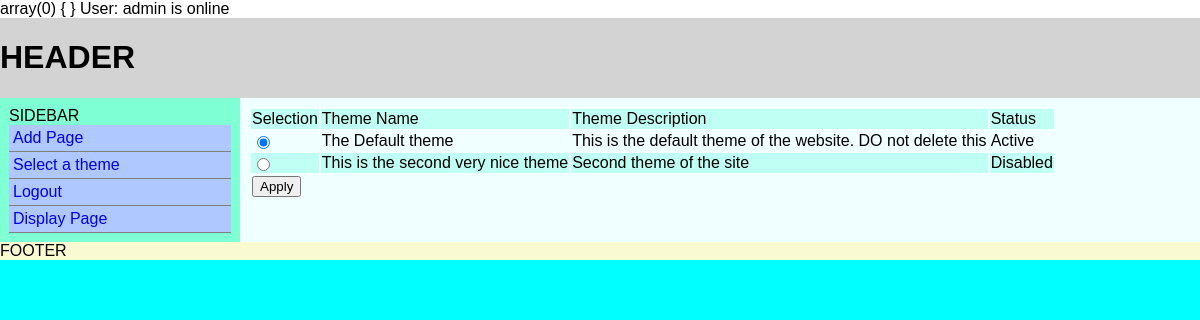
Before: /index.php?q=select/theme (signed in) with the older database file.
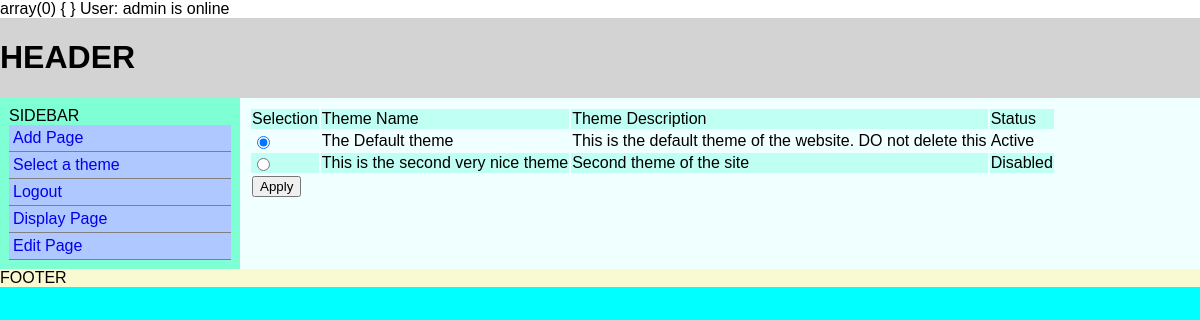
After: the same page with the newer database file.
### tables this page shows
CREATE TABLE IF NOT EXISTS `routes` (
  `routeid` int(11) NOT NULL AUTO_INCREMENT,
  `action` varchar(100) NOT NULL,
  `type` varchar(100) DEFAULT NULL,
  `id` tinyint(1) DEFAULT NULL,
  `mod_name` varchar(256) NOT NULL,
  `mod_real_name` varchar(256) NOT NULL,
  `mod_desc` mediumtext NOT NULL,
  `status` tinyint(1) NOT NULL,
  `tier` tinyint(4) NOT NULL,
  PRIMARY KEY (`routeid`)
);

CREATE TABLE IF NOT EXISTS `themes` (
  `tid` int(11) NOT NULL AUTO_INCREMENT,
  `theme_machine_name` varchar(255) DEFAULT NULL,
  `theme_display_name` varchar(255) DEFAULT NULL,
  `theme_desc` text NOT NULL,
  `status` tinyint(1) DEFAULT NULL,
  PRIMARY KEY (`tid`)
);

### includes/classes/class_router.php (called while the page is built, shortened)
<?php
class Router
{
    public static function RunModule(URL $url)
    {
        $db  = new DB();
        $mod_name = $db->GetModuleFromDB($url);
        $file_path = 'modules/'.$mod_name.'/'.$mod_name.".php";
        if (is_readable($file_path))
        {
            if (is_callable($mod_name,True))
            {
                call_user_func($mod_name);
                return True;
            }
        }
        return False;
    }
}
?>

### index.php (called while the page is built, shortened)
<?php
include ("includes/bootstrap.php");
boot();
?>

### includes/classes/class_db.php (called while the page is built, shortened)
<?php
class DB
{
    protected $dbo;
    public function __construct()
    {
        try {
            $this->dbo = new PDO("mysql:host=" . DB_HOST . ";dbname=" . DB_NAME, DB_USER, DB_PASSWORD);
        }
        catch(PDOException $e)
        {
            $this->dbo = $e->errorInfo;
        }
    }
    public function GetActiveTheme()
    {
        $dbo = $this->dbo;
        $stmt = $dbo->prepare("SELECT theme_machine_name FROM themes WHERE status = 1 LIMIT 1");
        $result = $stmt->execute(array());
        if ($result)
        {
            $theme_machine_name = $stmt->fetch();
            return $theme_machine_name['theme_machine_name'];
        }
        return False;
    }
    public function GetSidebarItems()
    {
        $dbo = $this->dbo;
        $sql = "SELECT action,type,mod_real_name,tier FROM routes WHERE status=1";
        $stmt = $dbo->prepare($sql);
        $result  = $stmt->execute(array());
        if ($result)
        {
            $items = $stmt->fetchAll(PDO::FETCH_ASSOC);
            return $items;
        }
    }
}
?>

### modules/select_theme/select_theme.php (the view, shortened to what this page needs)
<?php
function select_theme()
{
   var_dump($_POST);
    $db = new ThemeSwitchDB();
        $themes = $db->GetThemes();
        t_content(display_form($themes));
}
function display_form($themes)
{
    $form = "<form id='select_theme' class='content_form' action='' method='post'> ";
    $form .="<table id='themes' class='content_table'>";
    $form .="<tr><td>Selection</td><td>Theme Name</td><td>Theme Description</td><td>Status</td></tr>";
    foreach ($themes as $theme)
    {
        if ($theme['status'] == 1)
        {
            $status="Active";
            $checked = "checked = 'checked'";
        }
        else
        {
            $status = "Disabled";
            $checked = "";
        }
        $form .= "<tr>";
        $form .= "<td><input type='radio' name='theme' {$checked} value=".$theme['theme_machine_name']. "></td>";
        $form .= "<td>".$theme['theme_display_name']."</td>";
        $form .= "<td>".$theme['theme_desc']."</td>";
        $form .= "<td>{$status}</td>";
        $form .="</tr>";
    }
    $form.="<tr><td colspan='4'><input type='submit' name='Submit' value='Apply'></td></tr>";
    $form.="</table>";
    $form.="</form>";
    return $form;
}
class ThemeSwitchDB extends DB
{
   function GetThemes()
   {
       $dbo = $this->dbo;
       $stmt = $dbo->prepare("SELECT theme_machine_name,theme_display_name,theme_desc,status FROM themes");
       $result = $stmt->execute(array());
       if ($result)
       {
           $themes = $stmt->fetchAll(PDO::FETCH_ASSOC);
           return $themes;
       }
       return False;
   }
}

### includes/classes/class_theme.php (shortened to what this page needs)
<?php
class Theme
{
    public static function GetActiveTheme()
    {
        $db = new DB();
        $theme = $db->GetActiveTheme();
        $theme_path = "themes/".$theme;
        if (is_dir($theme_path))
        {
            if (is_readable($theme_path."/theme.html"))
            {
                return True;
            }
        }
    }
    public static function RenderMainNavMenu()
    {
        $db = new DB();
        $items = $db->GetSidebarItems();
        $html = "<ul id='main-nav' class='nav'>";
        foreach ($items as $item)
        {
            if ((Security::IsLoggedIn()== True) and ($item['action']=='login')) continue;
            $html .= "<li class='nav-item'>";
            $html.= "<a class='nav-link' href='".CMS_BASE_URI."?q=".$item['action'];
            if ($item['type']!=null)
            {
                $html.="/".$item['type'];
            }
            $html.="'>".$item['mod_real_name']."</a>";
        }
        $html.="</ul>";
        return $html;
    }
}

Changed rows visible on the page:
added routes: mod_real_name "Edit Page"
